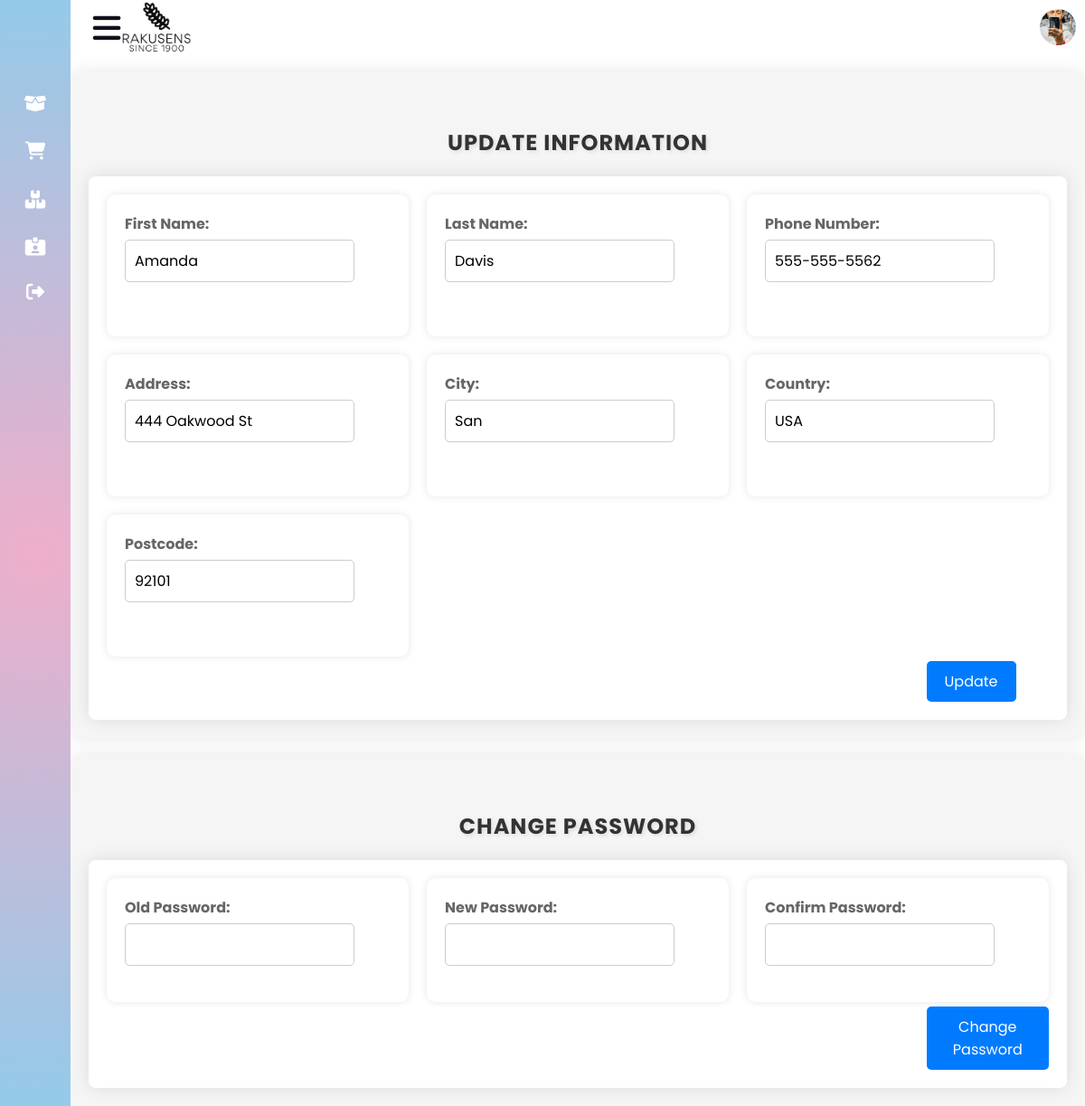
Page /Staff/AdProfile.php on the committed database.
### tables this page shows
CREATE TABLE `staff` (
  `staff_id` int(11) NOT NULL,
  `first_name` varchar(50) DEFAULT NULL,
  `last_name` varchar(50) DEFAULT NULL,
  `email` varchar(100) DEFAULT NULL,
  `password` varchar(255) DEFAULT NULL,
  `address` text DEFAULT NULL,
  `profile_pic` blob DEFAULT NULL,
  `status` enum('Approved','Rejected','Pending') NOT NULL DEFAULT 'Pending',
  `phone_number` varchar(15) DEFAULT NULL,
  `city` varchar(100) DEFAULT NULL,
  `country` varchar(100) DEFAULT NULL,
  `postcode` varchar(10) DEFAULT NULL
);

### Staff/edit_admin_profile.php (called while the page is built, shortened)
<?php
class AdminManagement {
    private $conn;
    public function __construct($conn) {
        $this->conn = $conn;
    }
    public function retrieveAdminProfile($staff_id, &$firstName, &$lastName, &$email, &$phoneNumber, &$address, &$city, &$country, &$postcode) {
        $sql = "SELECT * FROM staff WHERE staff_id = $staff_id";
        $result = $this->conn->query($sql);
        if ($result->num_rows > 0) {
            $row = $result->fetch_assoc();
            $firstName = $row['first_name'];
            $lastName = $row['last_name'];
            $phoneNumber = $row['phone_number'];
            $address = $row['address'];
            $city = $row['city'];
            $country = $row['country'];
            $postcode = $row['postcode'];
        } else {
            echo "Staff profile not found.";
        }
    }
}
?>

### Staff/AdProfile.php (the view, shortened to what this page needs)
<?php
include 'db_connection.php';
include 'edit_admin_profile.php';
$firstName = "";
$lastName = "";
$email = "";
$phoneNumber = "";
$address = "";
$city = "";
$country = "";
$postcode = "";
$staff_id = 12;
$adminManagement = new AdminManagement($conn);
$adminManagement->retrieveAdminProfile($staff_id, $firstName, $lastName, $email, $phoneNumber, $address, $city, $country, $postcode);
?>
<!DOCTYPE html>
<html lang="en">
  <head>
    <link
      rel="stylesheet"
      href="https://cdnjs.cloudflare.com/ajax/libs/font-awesome/6.2.1/css/all.min.css"
    />
    <link rel="stylesheet" href="AdminDashboard.css" />
  </head>
  <body>
    <div class="sidebar close">
      <div class="logo">
      </div>
      <ul class="nav-list">
        <li>
          <div class="icon-link">
            <a href="ViewProduct.php">
              <i class="fas fa-box-open"></i>
            </a>
          </div>
        </li>
        <li>
          <a href="PurchaseOrder.php">
            <i class="fas fa-shopping-cart"></i>
          </a>
        </li>
        <li>
          <div class="icon-link">
            <a href="StaffViewRawMaterials.html">
              <i class="fas fa-boxes"></i>
            </a>
          </div>
        </li>
        <li>
          <a href="AdProfile.php">
            <i class="fas fa-id-card-alt"></i>
          </a>
        </li>
        <li>
          <a href="#" onclick="confirmSignout()">
              <i class="fas fa-sign-out-alt"></i>
          </a>
      </li>
      </ul>
    </div>
    <div class="home-section">
      <div class="main">
        <div class="topbar">
            <div class="toggle">
                <div class="home-content">
                  <i class="fas fa-bars"></i>
                </div>
            </div>
            <img src="img/Screenshot 2024-03-16 at 01.30.56.png" alt="" class="lo">
            <div class="user">
                <img src="img/Screenshot 2024-03-15 at 19.56.42.png" alt="">
            </div>
    </div>
<div class="profile-section">
  <h2 class="product-heading">Update Information</h2>
  <form id="updateForm" method="POST" action="edit_admin_profile.php">
    <div class="profile-info">
      <div class="info-item">
        <div class="form-group">
          <label for="newFirstName">First Name:</label>
          <input type="text" id="newFirstName" name="newFirstName" value="<?php echo $firstName; ?>">
        </div>
      </div>
      <div class="info-item">
        <div class="form-group">
          <label for="newLastName">Last Name:</label>
          <input type="text" id="newLastName" name="newLastName" value="<?php echo $lastName; ?>">
        </div>
      </div>
      <div class="info-item">
        <div class="form-group">
          <label for="newPhoneNumber">Phone Number:</label>
          <input type="text" id="newPhoneNumber" name="newPhoneNumber" value="<?php echo $phoneNumber; ?>">
        </div>
      </div>
      <div class="info-item">
        <div class="form-group">
          <label for="newAddress">Address:</label>
          <input type="text" id="newAddress" name="newAddress" value="<?php echo $address; ?>">
        </div>
      </div>
      <div class="info-item">
        <div class="form-group">
          <label for="newCity">City:</label>
          <input type="text" id="newCity" name="newCity" value="<?php echo $city; ?>">
        </div>
      </div>
      <div class="info-item">
        <div class="form-group">
          <label for="newCountry">Country:</label>
          <input type="text" id="newCountry" name="newCountry" value="<?php echo $country; ?>">
        </div>
      </div>
      <div class="info-item">
        <div class="form-group">
          <label for="newPostcode">Postcode:</label>
          <input type="text" id="newPostcode" name="newPostcode" value="<?php echo $postcode; ?>">
        </div>
      </div>
    </div>
    <button type="submit" name="update_profile">Update</button>
  </form>
</div>
<div class="change-password-section">
  <h2 class="product-heading">Change Password</h2>
  <form id="changePasswordForm" method="POST" action="edit_admin_profile.php">
    <div class="profile-info">
      <div class="info-item">
        <div class="form-group">
          <label for="oldPassword">Old Password:</label>
          <input type="password" id="oldPassword" name="oldPassword">
        </div>
      </div>
      <div class="info-item">
        <div class="form-group">
          <label for="newPassword">New Password:</label>
          <input type="password" id="newPassword" name="newPassword">
        </div>
      </div>
      <div class="info-item">
        <div class="form-group">
          <label for="confirmPassword">Confirm Password:</label>
          <input type="password" id="confirmPassword" name="confirmPassword">
        </div>
      </div>
    </div>
    <button type="submit" name="change_password">Change Password</button>
  </form>
</div>
  </body>
</html>

### rows in the picture
staff: newFirstName "Amanda", newLastName "Davis", newPhoneNumber "555-555-5562", newAddress "444 Oakwood St", newCity "San", newCountry "USA", newPostcode "92101"
